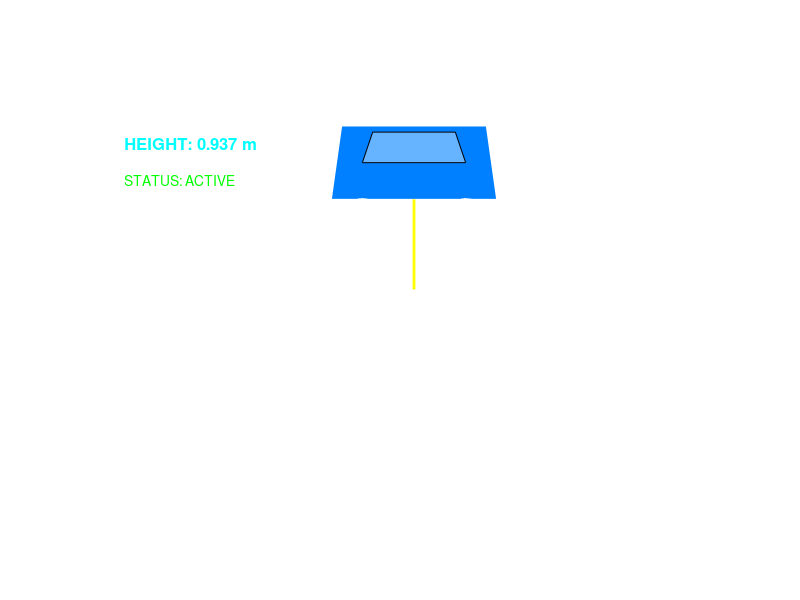

This figure's MATLAB source: (Note: this script raises an error after producing the figure.)
%% ULTIMATE Active Suspension: Two-Figure Analysis Suite
% Features: 1-2-3 Menu, Figure 1 (Animation), Figure 2 (6-Graph Analysis)
% Author: Mohammed Adnan Hussain

clear; clc; close all;

%% 1. Interactive Input Menu
fprintf('========================================================\n');
fprintf('   ACTIVE SUSPENSION ANALYSIS: Mohammed Adnan Hussain   \n');
fprintf('========================================================\n\n');
disp('Select Road Scenario for Simulation:');
disp('1. [POTHOLE]      - Testing Step Response');
disp('2. [SPEED TABLE]  - Testing Pulse Disturbance');
disp('3. [ROUGH ROAD]   - Testing Random Stability');
choice = input('>> Enter choice (1-3): ');

if isempty(choice) || choice < 1 || choice > 3; choice = 1; end

%% 2. System Definition & LQR Design
m = 1.0; c = 3.0; k = 2.0; 
A = [0 1; -k/m -c/m]; B = [0; 1/m]; C = [1 0]; D = 0;
sys_ss = ss(A, B, C, D);

% Optimal Control Design (LQR)
try
    [K_lqr] = lqr(A, B, [500 0; 0 10], 0.01);
    sys_lqr = feedback(sys_ss, K_lqr);
    has_lqr = true;
catch
    has_lqr = false;
end

% Manual PID Controllers
sys_comf = feedback(tf([8 15], [1]) * tf(1, [m c k]), 1);
sys_sport = feedback(tf([15 100], [1]) * tf(1, [m c k]), 1);
sys_bal = feedback(tf([5 30], [1]) * tf(1, [m c k]), 1);

%% 3. Generate Simulation Data
t = 0:0.02:5;
if choice == 1
    u_road = ones(size(t)); scenario_name = 'The Pothole';
elseif choice == 2
    u_road = (t >= 1 & t <= 2); scenario_name = 'The Speed Table';
else
    u_road = cumsum(randn(size(t))*0.1); u_road = u_road - mean(u_road);
    scenario_name = 'Random Rough Road';
end
[y_bal] = lsim(sys_bal, u_road, t);

%% 4. FIGURE 1: LIVE ANIMATION (Dedicated Window)
fig1 = figure('Color', 'k', 'Position', [100 100 800 400], 'Name', 'Figure 1: Live Simulation');
for i = 1:length(t)
    if ~ishandle(fig1); break; end
    clf; hold on; axis off; set(gca, 'Color', 'k', 'XLim', [2 8], 'YLim', [-1 3]);
    plot([2 8], [0 0], 'w', 'LineWidth', 2);
    curr_u = u_road(i); cy = y_bal(i) + 0.8;
    fill([4.2 5.8 5.7 4.3], [cy cy cy+0.6 cy+0.6], [0 0.5 1], 'EdgeColor', 'w'); % Body
    fill([4.5 5.5 5.4 4.6], [cy+0.3 cy+0.3 cy+0.55 cy+0.55], [0.8 0.9 1], 'FaceAlpha', 0.5); % Window
    th = linspace(0, 2*pi, 20);
    plot(4.5+0.2*cos(th), cy-0.2+0.2*sin(th), 'w', 'LineWidth', 2);
    plot(5.5+0.2*cos(th), cy-0.2+0.2*sin(th), 'w', 'LineWidth', 2);
    plot([5 5], [curr_u cy], 'y', 'LineWidth', 2); % Spring
    
    % --- LIVE TELEMETRY (The "Values") ---
    text(2.2, 2.5, sprintf('TIME: %.2f s', t(i)), 'Color', 'w', 'FontSize', 12, 'FontWeight', 'bold');
    text(2.2, 2.2, sprintf('HEIGHT: %.3f m', y_bal(i)), 'Color', 'c', 'FontSize', 12, 'FontWeight', 'bold');
    text(2.2, 1.9, 'STATUS: ACTIVE', 'Color', 'g', 'FontSize', 10);
    
    title(['Live Simulation: ', scenario_name], 'Color', 'w', 'FontSize', 14);
    drawnow; pause(0.01);
end

%% 5. FIGURE 2: 6-GRAPH PERFORMANCE DASHBOARD (Dedicated Window)
figure('Color', 'w', 'Position', [150 150 1200 850], 'Name', 'Figure 2: Engineering Dashboard');
tlo = tiledlayout(3,2, 'TileSpacing', 'Compact');

nexttile; step(sys_comf, 'g', sys_sport, 'b', 5); grid on; title('A. Comfort vs Sport');
nexttile; 
if has_lqr; step(sys_bal, 'k', sys_lqr, 'm', 5); title('B. PID vs LQR (Optimal)'); legend('PID', 'LQR');
else; step(sys_bal, 'k', 5); title('B. Balanced Response'); end; grid on;

nexttile; plot(t, u_road, 'k--', t, y_bal, 'm', 'LineWidth', 2); grid on; title(['C. ', scenario_name]);
nexttile; step(feedback(tf([5 30], [1]), tf(1, [m c k])), 'k', 5); yline(80, 'r--', 'Limit'); grid on; title('D. Control Effort');

nexttile; nyquist(tf([5 30], [1]) * tf(1, [m c k])); grid on; title('E. Stability Proof (Nyquist)');
nexttile; i_b = stepinfo(sys_bal); i_s = stepinfo(sys_sport); 
bar([i_b.SettlingTime, i_s.SettlingTime]); set(gca, 'XTickLabel', {'Balanced', 'Sport'}); ylabel('Sec'); title('F. Settling Time');

sgtitle(tlo, ['Mohammed Adnan Hussain: ', scenario_name, ' Engineering Suite'], 'FontWeight', 'bold');
